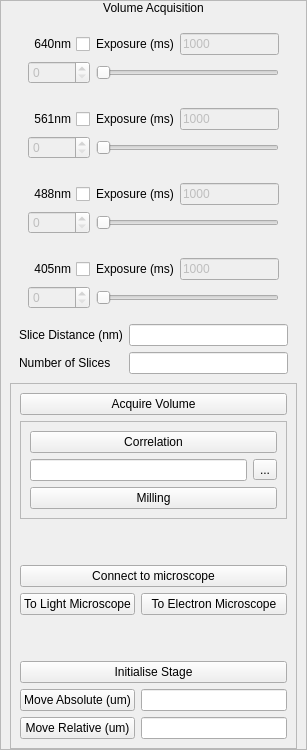
        <widget class="QFrame" name="frame_volume">
         <property name="minimumSize">
          <size>
           <width>0</width>
           <height>0</height>
          </size>
         </property>
         <property name="maximumSize">
          <size>
           <width>307</width>
           <height>833</height>
          </size>
         </property>
         <property name="frameShape">
          <enum>QFrame::StyledPanel</enum>
         </property>
         <property name="frameShadow">
          <enum>QFrame::Raised</enum>
         </property>
         <layout class="QVBoxLayout" name="verticalLayout">
          <property name="spacing">
           <number>0</number>
          </property>
          <property name="leftMargin">
           <number>9</number>
          </property>
          <property name="topMargin">
           <number>0</number>
          </property>
          <property name="rightMargin">
           <number>9</number>
          </property>
          <property name="bottomMargin">
           <number>0</number>
          </property>
          <item>
           <widget class="QLabel" name="label_volume_title">
            <property name="text">
             <string>Volume Acquisition</string>
            </property>
            <property name="alignment">
             <set>Qt::AlignCenter</set>
            </property>
            <property name="margin">
             <number>6</number>
            </property>
           </widget>
          </item>
          <item>
           <widget class="QWidget" name="tabwidget_volume" native="true">
            <property name="sizePolicy">
             <sizepolicy hsizetype="Preferred" vsizetype="Preferred">
              <horstretch>0</horstretch>
              <verstretch>0</verstretch>
             </sizepolicy>
            </property>
            <layout class="QGridLayout" name="gridLayout_19">
             <item row="4" column="1">
              <widget class="QLineEdit" name="lineEdit_slice_distance"/>
             </item>
             <item row="5" column="0">
              <widget class="QLabel" name="label_slice_number">
               <property name="text">
                <string>Number of Slices</string>
               </property>
              </widget>
             </item>
             <item row="5" column="1">
              <widget class="QLineEdit" name="lineEdit_slice_number"/>
             </item>
             <item row="4" column="0">
              <widget class="QLabel" name="label_slice_distance">
               <property name="text">
                <string>Slice Distance (nm)</string>
               </property>
              </widget>
             </item>
             <item row="2" column="0" colspan="2">
              <widget class="QWidget" name="widget_laser3" native="true">
               <layout class="QGridLayout" name="gridLayout_10">
                <item row="0" column="2">
                 <widget class="QLineEdit" name="lineEdit_exposure_3">
                  <property name="enabled">
                   <bool>false</bool>
                  </property>
                  <property name="text">
                   <string>1000</string>
                  </property>
                 </widget>
                </item>
                <item row="0" column="0">
                 <widget class="QCheckBox" name="checkBox_laser3">
                  <property name="layoutDirection">
                   <enum>Qt::RightToLeft</enum>
                  </property>
                  <property name="text">
                   <string>488nm</string>
                  </property>
                 </widget>
                </item>
                <item row="2" column="0">
                 <widget class="QSpinBox" name="spinBox_laser3">
                  <property name="enabled">
                   <bool>false</bool>
                  </property>
                 </widget>
                </item>
                <item row="0" column="1">
                 <widget class="QLabel" name="label_exposure_4">
                  <property name="text">
                   <string>Exposure (ms)</string>
                  </property>
                 </widget>
                </item>
                <item row="2" column="1" colspan="2">
                 <widget class="QSlider" name="slider_laser3">
                  <property name="enabled">
                   <bool>false</bool>
                  </property>
                  <property name="orientation">
                   <enum>Qt::Horizontal</enum>
                  </property>
                 </widget>
                </item>
               </layout>
              </widget>
             </item>
             <item row="3" column="0" colspan="2">
              <widget class="QWidget" name="widget_laser4" native="true">
               <layout class="QGridLayout" name="gridLayout_11">
                <item row="0" column="2">
                 <widget class="QLineEdit" name="lineEdit_exposure_4">
                  <property name="enabled">
                   <bool>false</bool>
                  </property>
                  <property name="text">
                   <string>1000</string>
                  </property>
                 </widget>
                </item>
                <item row="0" column="0">
                 <widget class="QCheckBox" name="checkBox_laser4">
                  <property name="layoutDirection">
                   <enum>Qt::RightToLeft</enum>
                  </property>
                  <property name="text">
                   <string>405nm</string>
                  </property>
                 </widget>
                </item>
                <item row="1" column="0">
                 <widget class="QSpinBox" name="spinBox_laser4">
                  <property name="enabled">
                   <bool>false</bool>
                  </property>
                 </widget>
                </item>
                <item row="0" column="1">
                 <widget class="QLabel" name="label_exposure_5">
                  <property name="text">
                   <string>Exposure (ms)</string>
                  </property>
                 </widget>
                </item>
                <item row="1" column="1" colspan="2">
                 <widget class="QSlider" name="slider_laser4">
                  <property name="enabled">
                   <bool>false</bool>
                  </property>
                  <property name="orientation">
                   <enum>Qt::Horizontal</enum>
                  </property>
                 </widget>
                </item>
               </layout>
              </widget>
             </item>
             <item row="0" column="0" colspan="2">
              <widget class="QWidget" name="widget_laser1" native="true">
               <layout class="QGridLayout" name="gridLayout_8">
                <item row="0" column="1">
                 <widget class="QLabel" name="label_exposure_2">
                  <property name="text">
                   <string>Exposure (ms)</string>
                  </property>
                 </widget>
                </item>
                <item row="1" column="1" colspan="4">
                 <widget class="QSlider" name="slider_laser1">
                  <property name="enabled">
                   <bool>false</bool>
                  </property>
                  <property name="orientation">
                   <enum>Qt::Horizontal</enum>
                  </property>
                 </widget>
                </item>
                <item row="0" column="0">
                 <widget class="QCheckBox" name="checkBox_laser1">
                  <property name="layoutDirection">
                   <enum>Qt::RightToLeft</enum>
                  </property>
                  <property name="text">
                   <string>640nm</string>
                  </property>
                 </widget>
                </item>
                <item row="1" column="0">
                 <widget class="QSpinBox" name="spinBox_laser1">
                  <property name="enabled">
                   <bool>false</bool>
                  </property>
                 </widget>
                </item>
                <item row="0" column="2" colspan="3">
                 <widget class="QLineEdit" name="lineEdit_exposure_1">
                  <property name="enabled">
                   <bool>false</bool>
                  </property>
                  <property name="text">
                   <string>1000</string>
                  </property>
                 </widget>
                </item>
               </layout>
              </widget>
             </item>
             <item row="1" column="0" colspan="2">
              <widget class="QWidget" name="widget_laser2" native="true">
               <layout class="QGridLayout" name="gridLayout_9">
                <item row="0" column="0">
                 <widget class="QCheckBox" name="checkBox_laser2">
                  <property name="layoutDirection">
                   <enum>Qt::RightToLeft</enum>
                  </property>
                  <property name="text">
                   <string>561nm</string>
                  </property>
                 </widget>
                </item>
                <item row="2" column="0">
                 <widget class="QSpinBox" name="spinBox_laser2">
                  <property name="enabled">
                   <bool>false</bool>
                  </property>
                 </widget>
                </item>
                <item row="0" column="2">
                 <widget class="QLineEdit" name="lineEdit_exposure_2">
                  <property name="enabled">
                   <bool>false</bool>
                  </property>
                  <property name="text">
                   <string>1000</string>
                  </property>
                 </widget>
                </item>
                <item row="0" column="1">
                 <widget class="QLabel" name="label_exposure_3">
                  <property name="text">
                   <string>Exposure (ms)</string>
                  </property>
                 </widget>
                </item>
                <item row="2" column="1" colspan="2">
                 <widget class="QSlider" name="slider_laser2">
                  <property name="enabled">
                   <bool>false</bool>
                  </property>
                  <property name="orientation">
                   <enum>Qt::Horizontal</enum>
                  </property>
                 </widget>
                </item>
               </layout>
              </widget>
             </item>
            </layout>
           </widget>
          </item>
          <item>
           <widget class="QFrame" name="frame_buttons_extra">
            <property name="frameShape">
             <enum>QFrame::StyledPanel</enum>
            </property>
            <property name="frameShadow">
             <enum>QFrame::Raised</enum>
            </property>
            <layout class="QGridLayout" name="gridLayout_6">
             <item row="1" column="0" colspan="2">
              <spacer name="verticalSpacer_2">
               <property name="orientation">
                <enum>Qt::Vertical</enum>
               </property>
               <property name="sizeHint" stdset="0">
                <size>
                 <width>20</width>
                 <height>0</height>
                </size>
               </property>
              </spacer>
             </item>
             <item row="6" column="1">
              <widget class="QPushButton" name="to_electron_microscope">
               <property name="text">
                <string>To Electron Microscope</string>
               </property>
              </widget>
             </item>
             <item row="7" column="0" colspan="2">
              <spacer name="verticalSpacer_6">
               <property name="orientation">
                <enum>Qt::Vertical</enum>
               </property>
               <property name="sizeHint" stdset="0">
                <size>
                 <width>20</width>
                 <height>40</height>
                </size>
               </property>
              </spacer>
             </item>
             <item row="9" column="0" colspan="2">
              <widget class="QPushButton" name="pushButton_initialise_stage">
               <property name="text">
                <string>Initialise Stage</string>
               </property>
              </widget>
             </item>
             <item row="5" column="0" colspan="2">
              <widget class="QPushButton" name="connect_microscope">
               <property name="sizePolicy">
                <sizepolicy hsizetype="MinimumExpanding" vsizetype="MinimumExpanding">
                 <horstretch>0</horstretch>
                 <verstretch>0</verstretch>
                </sizepolicy>
               </property>
               <property name="text">
                <string>Connect to microscope</string>
               </property>
              </widget>
             </item>
             <item row="11" column="0">
              <widget class="QPushButton" name="pushButton_move_relative">
               <property name="text">
                <string>Move Relative (um)</string>
               </property>
              </widget>
             </item>
             <item row="11" column="1">
              <widget class="QLineEdit" name="lineEdit_move_relative"/>
             </item>
             <item row="10" column="1">
              <widget class="QLineEdit" name="lineEdit_move_absolute"/>
             </item>
             <item row="10" column="0">
              <widget class="QPushButton" name="pushButton_move_absolute">
               <property name="text">
                <string>Move Absolute (um)</string>
               </property>
              </widget>
             </item>
             <item row="0" column="0" colspan="2">
              <widget class="QPushButton" name="pushButton_volume">
               <property name="text">
                <string>Acquire Volume</string>
               </property>
               <property name="flat">
                <bool>false</bool>
               </property>
              </widget>
             </item>
             <item row="6" column="0">
              <widget class="QPushButton" name="to_light_microscope">
               <property name="text">
                <string>To Light Microscope</string>
               </property>
              </widget>
             </item>
             <item row="4" column="0" colspan="2">
              <spacer name="verticalSpacer">
               <property name="orientation">
                <enum>Qt::Vertical</enum>
               </property>
               <property name="sizeHint" stdset="0">
                <size>
                 <width>20</width>
                 <height>40</height>
                </size>
               </property>
              </spacer>
             </item>
             <item row="2" column="0" colspan="2">
              <widget class="QFrame" name="frame">
               <property name="sizePolicy">
                <sizepolicy hsizetype="MinimumExpanding" vsizetype="Preferred">
                 <horstretch>0</horstretch>
                 <verstretch>0</verstretch>
                </sizepolicy>
               </property>
               <property name="frameShape">
                <enum>QFrame::StyledPanel</enum>
               </property>
               <property name="frameShadow">
                <enum>QFrame::Raised</enum>
               </property>
               <layout class="QGridLayout" name="gridLayout_16">
                <item row="2" column="1">
                 <widget class="QToolButton" name="toolButton_correlation_output">
                  <property name="text">
                   <string>...</string>
                  </property>
                 </widget>
                </item>
                <item row="1" column="0" colspan="2">
                 <widget class="QPushButton" name="pushButton_correlation">
                  <property name="text">
                   <string>Correlation</string>
                  </property>
                 </widget>
                </item>
                <item row="2" column="0">
                 <widget class="QLineEdit" name="correlation_output_path"/>
                </item>
                <item row="3" column="0" colspan="2">
                 <widget class="QPushButton" name="pushButton_milling">
                  <property name="text">
                   <string>Milling</string>
                  </property>
                 </widget>
                </item>
               </layout>
              </widget>
             </item>
            </layout>
           </widget>
          </item>
         </layout>
        </widget>
